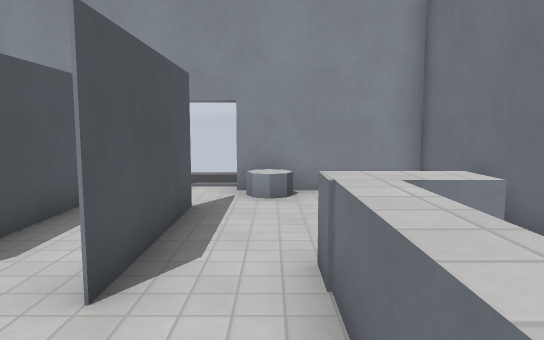
view 1 (above)

13 first-person views from a walk through a Godot game level. The camera is 1.4 m above the floor, tilts 6° down and sees 70° across. The floor is counted in squares, 1 m on a side. Each view is taken from the middle of a square. On the plan, view 1 faces up. The plan holds only what a view shows up to about 16 squares ahead; the rest is blank. Characters and animated objects are not drawn. Surface patterns are stand-ins for the level's own textures.

view 2
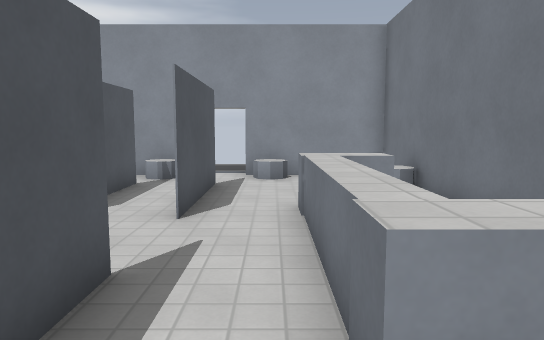

view 3
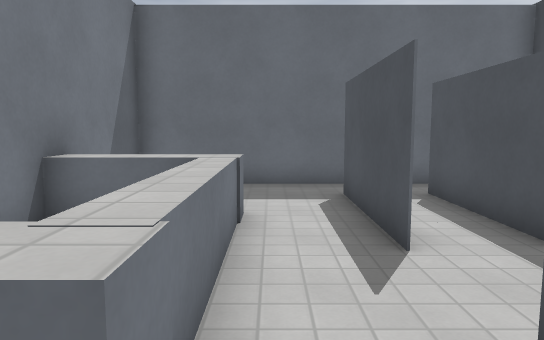

view 4
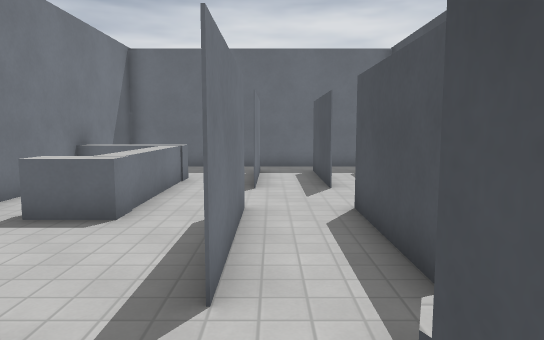

view 5
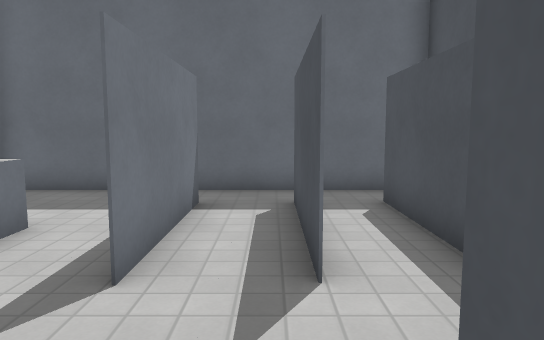

view 6
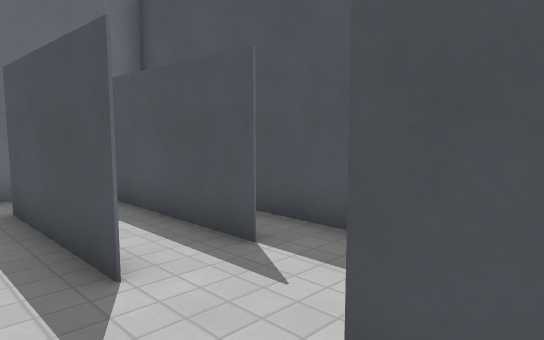

view 7
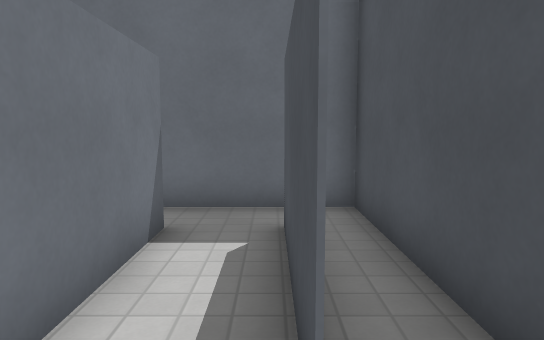

view 8
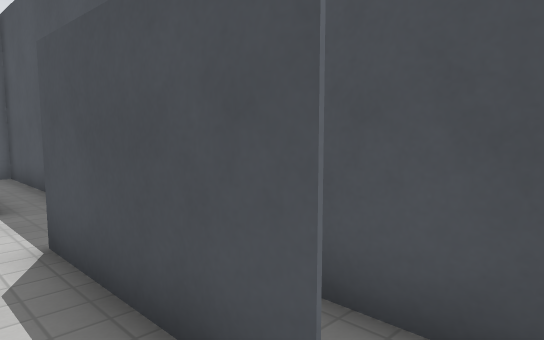

view 9
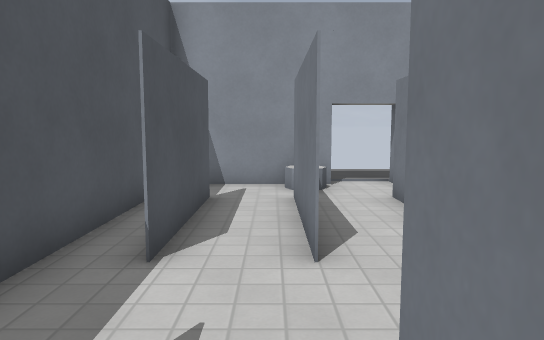

view 10
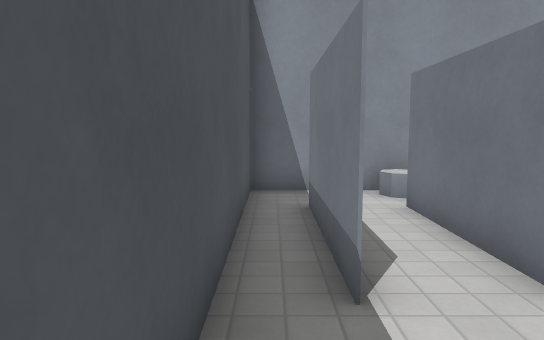

view 11
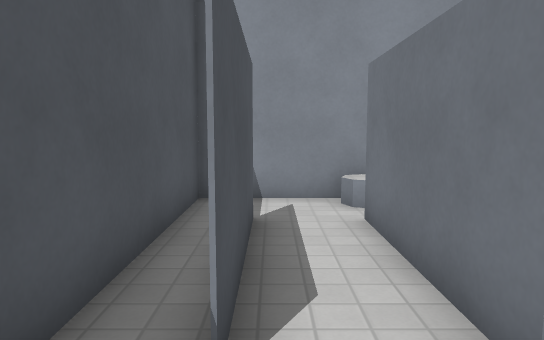

view 12
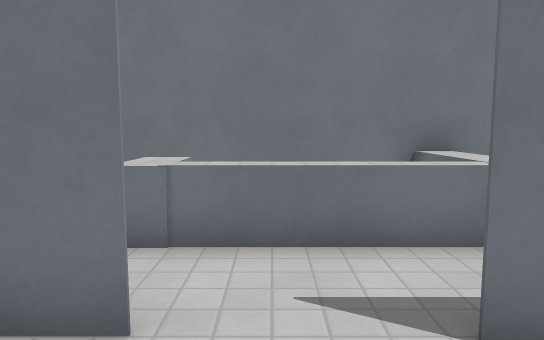

view 13
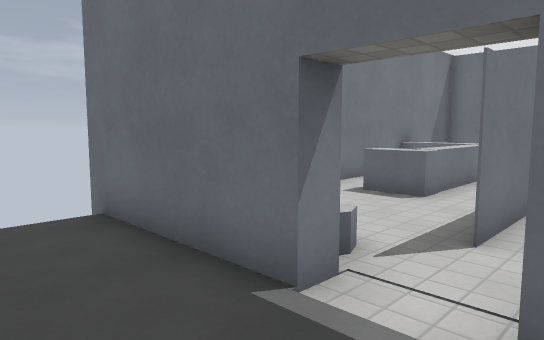

### Floor plan
Key: @ floor where view 1 was taken; # wall or solid block; . floor; ^ raised ledge; O other object.
Columns run from 7 left of view 1 to 4 right of it. Each row starts with its distance up from view 1.
 12     ....
 11      ......
 10      ......
  9 #####..#####
  8 #...O..O.  #
  7 #.##.....  #
  6 #.##..#.. O#
  5 #.##..#....#
  4 #.##..#.^^.#
  3 #.##..#.^..#
  2 #.......^ .#
  1 #.......^  #
  0 #.#.##.@^  #
 -1 #.#.##..^^^#
 -2 #.#.##...  #
 -3 #.#.##.... #
 -4 #......... #
 -5 ###########

Where each view was taken, in squares from view 1:
view 1: 0 up, 0 right, facing up
view 2: 3 down, 0 right, facing up
view 3: 5 up, 0 right, facing down
view 4: 10 up, 2 left, facing down
view 5: 4 up, 3 left, facing down
view 6: 4 up, 2 left, facing down-left
view 7: 2 up, 5 left, facing down
view 8: 8 up, 4 left, facing down-left
view 9: 1 down, 4 left, facing up
view 10: 0 up, 6 left, facing up
view 11: 1 up, 5 left, facing up
view 12: 2 up, 4 left, facing right
view 13: 12 up, 3 left, facing down-right
